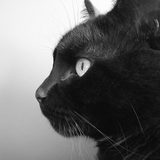
#> input picture data/sample/cat/cat_00.jpg, 160 x 160 px; its folder holds only this picture in this run
$ jupyter execute --allow-errors '猫狗识别.ipynb'   (shell and % lines are left out)
#> lines starting #> are read from the running program, lines starting #| are printed output that depends on the picture
# 猫狗图片分类：用 NumPy 从零实现卷积网络

按顺序运行每一格。你会看到数据长什么样、卷积在算什么、网络怎么学会分类、最后错在哪几张图上。

全部代码只用 NumPy。仓库里放了 16 张真实照片（`data/sample/`，猫狗各 8 张，覆盖毛色、姿态、光照、遮挡等差异），训练数据由程序画出来，不联网、不下载；运行时会顺手把教学图存到 `figures/`。机器上没有 NumPy 也能跑，见 [开始使用.md](开始使用.md)。

[cell 1]
# ============ 第 0 步：检查环境 ============
import os
import sys
import time

# 这门课的矩阵都很小，BLAS 多线程反倒慢（32 线程 40 秒/轮，单线程 3 秒）。
# 必须在 import numpy 之前设置，所以放在最前面。
os.environ.setdefault("OPENBLAS_NUM_THREADS", "1")
os.environ.setdefault("OMP_NUM_THREADS", "1")
os.environ.setdefault("MKL_NUM_THREADS", "1")

import numpy as np

print("Python:", sys.version.split()[0], "| NumPy:", np.__version__)

try:
    import matplotlib
    if "ipykernel" not in sys.modules:
        matplotlib.use("Agg")          # 非 notebook 环境只画不弹窗
    import matplotlib.pyplot as plt
    HAS_MPL = True
except ImportError:
    HAS_MPL = False

try:
    from PIL import Image
    HAS_PIL = True
except ImportError:
    HAS_PIL = False

IN_JUPYTER = "ipykernel" in sys.modules


# --- 参数 ---
FAST_DEMO = False          # True：64 张图跑 1 个 epoch，两秒验证环境
DATA_MODE = "toy"          # "toy" 程序生成 | "folder" 自己的照片目录
DATA_DIR = "data"
SAMPLE_DIR = os.path.join(DATA_DIR, "sample")   # 仓库里预先放好的 16 张真实照片
FIG_DIR = "figures"                             # 运行时装出来的教学图
IMG_SIZE = 32
N_TRAIN_PER_CLASS = 1000
N_VAL_PER_CLASS = 300
BATCH_SIZE = 64
EPOCHS = 4
LR = 1e-3
SEED = 0

if FAST_DEMO:
    N_TRAIN_PER_CLASS, N_VAL_PER_CLASS, EPOCHS = 64, 32, 1

os.makedirs(DATA_DIR, exist_ok=True)
os.makedirs(FIG_DIR, exist_ok=True)


def show_fig(fig, name=None):
    '''显示在单元格下方；给了 name 就同时存成 figures/<name>.png（教学图）。'''
    if name:
        path = os.path.join(FIG_DIR, name + ".png")
        fig.savefig(path, dpi=120, bbox_inches="tight")
        print("教学图已保存:", path)
    if IN_JUPYTER:
        try:
            from IPython.display import display
            display(fig)
        except Exception:
            pass
    plt.close(fig)


print("数据模式:", DATA_MODE, "| 尺寸: %dx%d" % (IMG_SIZE, IMG_SIZE))
print("照片目录:", SAMPLE_DIR, "| 教学图目录:", FIG_DIR)

---
## 第 1 步 数据

运行这一格，你会得到两千张 32x32 的彩色图，猫和狗各一千张。图是程序画出来的：猫有尖耳朵和横贯的胡须，狗有垂耳和短口鼻。你要做的分类，就是让网络从像素里把这两类差异学出来。

仓库里另外放了 16 张真实照片，在 `data/sample/cat` 与 `data/sample/dog`，都是 160x160 的 JPEG，可以直接用文件管理器点开看。挑这 16 张不是为了好看，是为了让“同一类东西长得能差多远”具体可见：

- 毛色和纹理：全黑的侧脸、黑白花、橘色虎斑、三花、黑色卷毛、哈士奇的脸纹
- 姿态：蜷成一团睡觉、跑起来拉长、只剩一个脑袋的特写
- 光照：夜里曝光不足、雪地背景和毛色几乎一样白、逆光
- 构图与干扰：背景里多一只蜥蜴、两只挤在一格、远处只剩几十个像素

一句话，猫和狗各自能变成什么样子，这 16 张已经摆出来了。网络要学的是“能容忍这些差异”，而不是记住某一张。

有真实照片时，把 `DATA_MODE` 改成 `folder`，照片按 `data/cats_dogs/cat/*.jpg` 与 `data/cats_dogs/dog/*.jpg` 放好。16 张不够训练，几百张起才有意义。

[cell 2]
# ============ 1.2 读取图像目录（可选）============
# [18 lines left out: function load_image_folder, not called in this run]


def make_toy_faces(kind, n, rng, size=IMG_SIZE):
    '''合成简化版"尖耳猫 / 垂耳狗"，仅用于没网时验证流程。'''
#> called with kind = 'cat', n = 1000, size = 32
    yy, xx = np.mgrid[0:size, 0:size].astype(np.float32)

    def tri(a, b, c):
        def side(p, q):
            return (p[0] - q[0]) * (yy - q[1]) - (p[1] - q[1]) * (xx - q[0])

        d1, d2, d3 = side(a, b), side(b, c), side(c, a)
        return ~(((d1 < 0) | (d2 < 0) | (d3 < 0)) & ((d1 > 0) | (d2 > 0) | (d3 > 0)))

    out = np.zeros((n, 3, size, size), np.float32)
    for i in range(n):
        img = rng.normal(0.55, 0.05, (size, size, 3)).astype(np.float32)
        cy, cx = size / 2 + rng.uniform(-1.5, 1.5), size / 2 + rng.uniform(-1.5, 1.5)
        r = rng.uniform(7.0, 8.5)
        color = rng.uniform(0.55, 0.9, 3).astype(np.float32)
        img[((yy - cy) ** 2 + (xx - cx) ** 2) <= r * r] = color
        if kind == "cat":
            for sx in (-1, 1):
                img[tri((cx + sx * r * 0.7, cy - r * 1.15),
                        (cx + sx * r * 0.1, cy - r * 0.5),
                        (cx + sx * r * 1.0, cy - r * 0.3))] = color * 0.85
            for sy in (-2, 0, 2):
                img[int(cy + sy), int(cx - r - 1):int(cx - r + 3)] = 0.95
                img[int(cy + sy), int(cx + r - 2):int(cx + r + 2)] = 0.95
        else:
            for sx in (-1, 1):
                ear = (((xx - (cx + sx * r * 0.95)) / (0.45 * r)) ** 2
                       + ((yy - (cy + r * 0.15)) / (0.95 * r)) ** 2) <= 1
                img[ear] = color * 0.75
            img[((xx - cx) ** 2 + (yy - (cy + r * 0.35)) ** 2) <= (0.22 * r) ** 2] = 0.15
        out[i] = np.clip(img, 0, 1).transpose(2, 0, 1)
    return out


def load_sample_dir(root, size=96):
    '''读取仓库预置的真实照片 root/cat/*.jpg 与 root/dog/*.jpg。

    默认按 96x96 读回来，是为了在网格图里看得清；网络输入仍然是 IMG_SIZE。

    装了 Pillow 就从磁盘读真实文件；没装就按同一套绘图函数现画，保证这一格总能跑。
    返回 (图像, 标签, 来源说明)。
    '''
#> called with root = 'data/sample', size = 96
    if HAS_PIL and os.path.isdir(root):
        xs, ys = [], []
        for label, name in enumerate(("cat", "dog")):
            folder = os.path.join(root, name)
            if not os.path.isdir(folder):
                continue
            for fn in sorted(os.listdir(folder)):
                if not fn.lower().endswith((".jpg", ".jpeg", ".png")):
                    continue
                with Image.open(os.path.join(folder, fn)) as im:
#> im is the input picture: PIL image 160x160 RGB; min 0, max 255, mean 104.2
                    im = im.convert("RGB").resize((size, size), Image.LANCZOS)
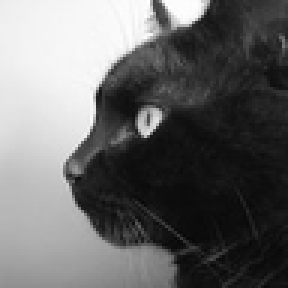
#> im: PIL image 96x96 RGB (shown 3 times larger); min 7, max 255, mean 104.2
                    xs.append(np.asarray(im, dtype=np.float32) / 255.0)
                ys.append(label)
#> pass 2 of the loop in load_sample_dir, `for label, name in enumerate(("cat", "dog")):`:
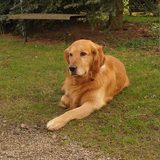
#> input picture data/sample/dog/dog_00.jpg, 160 x 160 px
#> in load_sample_dir, im is the input picture: PIL image 160x160 RGB; mean R, G, B 113.7, 93.5, 48.5
#> in load_sample_dir, `im = im.convert("RGB").resize((size, size), Image.LANCZOS)`:
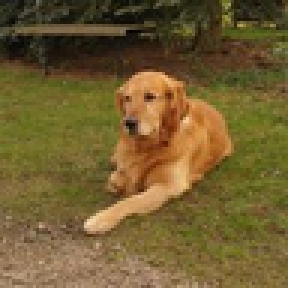
#> im: PIL image 96x96 RGB (shown 3 times larger); mean R, G, B 113.7, 93.5, 48.5
        if xs:
            return (np.stack(xs).transpose(0, 3, 1, 2),
                    np.array(ys, np.int64),
                    root.replace(os.sep, "/") + "（从磁盘读取）")
    rng = np.random.default_rng(SEED + 1)
    xs = np.concatenate([make_toy_faces("cat", 8, rng, size),
                         make_toy_faces("dog", 8, rng, size)])
    return xs, np.repeat([0, 1], 8), "程序现画（没装 Pillow 或样板目录缺失）"

[cell 3]
# ============ 1.3 构造数据 ============
t_start = time.time()

if DATA_MODE == "folder":
    X, y = load_image_folder(os.path.join(DATA_DIR, "cats_dogs"))
    order = np.random.default_rng(SEED).permutation(len(X))
    X, y = X[order], y[order]
    cut = int(len(X) * 0.8)
    Xtr, ytr, Xva, yva = X[:cut], y[:cut], X[cut:], y[cut:]
else:
    rng = np.random.default_rng(SEED)
    Xtr = np.concatenate([make_toy_faces("cat", N_TRAIN_PER_CLASS, rng),
                          make_toy_faces("dog", N_TRAIN_PER_CLASS, rng)])
    ytr = np.repeat([0, 1], N_TRAIN_PER_CLASS)
    Xva = np.concatenate([make_toy_faces("cat", N_VAL_PER_CLASS, rng),
                          make_toy_faces("dog", N_VAL_PER_CLASS, rng)])
    yva = np.repeat([0, 1], N_VAL_PER_CLASS)

print("训练集 X:", Xtr.shape, " y:", ytr.shape)
print("验证集 X:", Xva.shape, " y:", yva.shape)
print("像素范围: %.2f ~ %.2f" % (Xtr.min(), Xtr.max()))
print("训练集 猫 %d 张 狗 %d 张" % ((ytr == 0).sum(), (ytr == 1).sum()))
print("耗时 %.1f 秒" % (time.time() - t_start))

X_snap, y_snap, snap_source = load_sample_dir(SAMPLE_DIR)
#> y_snap = [0, 1]; snap_source = 'data/sample（从磁盘读取）'
print("照片:", X_snap.shape, "来源:", snap_source)
#| 照片: (2, 3, 96, 96) 来源: data/sample（从磁盘读取）
if snap_source.endswith("（从磁盘读取）"):
    print("这 16 张就是 data/sample 里的真实照片，160x160 的 JPEG，可以直接点开看。")
    print("各自的特性写在 data/sample/README.md 里。")

[cell 4]
# ============ 1.4 真实照片（data/sample 里的 16 张）============
if HAS_MPL:
    count = min(len(X_snap), 16)
#> count = 2
    fig, axes = plt.subplots(2, 8, figsize=(17, 4.8))
    for ax, i in zip(axes.ravel(), range(count)):
        ax.imshow(X_snap[i].transpose(1, 2, 0))       # (C,H,W) -> (H,W,C)
        ax.set_title("cat" if y_snap[i] == 0 else "dog", fontsize=9)
        ax.axis("off")
    fig.suptitle("16 real photos from data/sample (displayed at 96x96, network input is 32x32)"
                 if snap_source.endswith("（从磁盘读取）") else "samples (generated on the fly)")
    plt.tight_layout()
    show_fig(fig, "01_samples")
#> in show_fig, `fig.savefig(path, dpi=120, bbox_inches="tight")`:
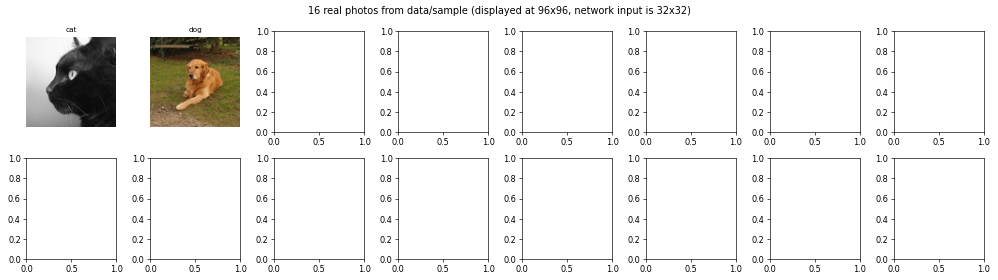
#> figure drawn by matplotlib, 2 panels
else:
    print("照片:", X_snap.shape, "来源:", snap_source, "（装 matplotlib 后可以看到图）")

---
## 第 2 步 预处理

这一步按通道减均值、除标准差，让输入围绕零分布，梯度更稳。均值只从训练集算，验证集沿用同一组数，否则等于提前看了答案。

#> (a cell that did not finish here is left out)

---
## 第 3 步 卷积在算什么

下面用一个固定的卷积核扫过图像，你会看到竖直边缘被点亮。真正训练时，这九个数字由数据决定，不需要人来设计。

[cell 6]
# ============ 3.1 手算一次卷积（不用任何库）============
image = np.array([[0, 0, 1, 1, 0],
                  [0, 1, 1, 0, 0],
                  [1, 1, 0, 0, 0],
                  [1, 1, 0, 0, 0],
                  [0, 1, 1, 1, 0]], dtype=np.float32)

kernel = np.array([[1, 0, -1],
                   [1, 0, -1],
                   [1, 0, -1]], dtype=np.float32)  # 专门找"竖直边缘"

out = np.zeros((3, 3), np.float32)
for i in range(3):
    for j in range(3):
        out[i, j] = (image[i:i + 3, j:j + 3] * kernel).sum()

print("图片：\n", image)
print("\n卷积核：\n", kernel)
print("\n输出特征图：\n", out)
print("\n响应最强处对应原图中由暗到亮的竖直边缘。")
print("卷积核是一组可学习权重，其数值由数据在训练中确定。")

#> (a cell that did not finish here is left out)

---
## 第 4 步 各层实现

你会依次实现 im2col、卷积、最大池化、全连接、交叉熵和 Adam。每一层都写两个方向：前向算出输出并缓存中间量，反向把上游梯度换算成参数梯度和下游梯度。

卷积如果照定义写成四层循环，Python 跑不动。把每个窗口拉平成一行，卷积就变成一次矩阵乘法，速度快两个数量级。

#> (a cell that did not finish here is left out)

[cell 9]
# ============ 4.2 卷积层 ============
def conv_forward(x, w, b, stride=1, pad=0):
    '''x:(N,C,H,W)  w:(K,C,kh,kw)  b:(K,)  ->  out:(N,K,H_out,W_out) + cache'''
    K, C, kh, kw = w.shape
    w_flat = w.reshape(K, -1)
    cols, H_out, W_out = im2col(x, kh, kw, stride, pad)
    out = cols @ w_flat.T + b                    # (N*Ho*Wo, K)
    out = out.reshape(x.shape[0], H_out, W_out, K).transpose(0, 3, 1, 2)
    return out, (cols, x.shape, w.shape, w_flat, stride, pad)


# [11 lines left out: function conv_backward, not called in this run]


# 自测
_x = np.random.default_rng(1).normal(size=(2, 3, 8, 8)).astype(np.float32)
_w = np.random.default_rng(2).normal(size=(4, 3, 3, 3)).astype(np.float32) * 0.1
_b = np.zeros(4, np.float32)
#> (the rest of this cell did not finish here and is left out)

[cell 10]
# ============ 4.3 最大池化（把 2x2 压成 1 个数，只保留最大的）============
def maxpool_forward(x, size=2):
    N, C, H, W = x.shape
    assert H % size == 0 and W % size == 0, "本课里 32/2/2 都能整除"
    H_out, W_out = H // size, W // size
    blocks = x.reshape(N, C, H_out, size, W_out, size).transpose(0, 1, 2, 4, 3, 5)
    blocks = blocks.reshape(N, C, H_out, W_out, size * size)
    idx = blocks.argmax(axis=-1)                 # 记住最大值是窗口里第几个
    out = np.take_along_axis(blocks, idx[..., None], axis=-1)[..., 0]
    return out, (idx, x.shape, size)


def maxpool_backward(dout, cache):
    idx, x_shape, size = cache
    N, C, H, W = x_shape
    H_out, W_out = H // size, W // size
    dblocks = np.zeros((N, C, H_out, W_out, size * size), dtype=dout.dtype)
    np.put_along_axis(dblocks, idx[..., None], dout[..., None], axis=-1)
    dx = dblocks.reshape(N, C, H_out, W_out, size, size).transpose(0, 1, 2, 4, 3, 5)
    return dx.reshape(N, C, H, W)


_x = np.random.default_rng(3).normal(size=(2, 3, 8, 8)).astype(np.float32)
_p, _pc = maxpool_forward(_x, 2)
print("池化:", _x.shape, "->", _p.shape)
print("反传:", maxpool_backward(np.ones_like(_p), _pc).shape)
print("池化不改变通道数，只把空间尺寸减半")

[cell 11]
# ============ 4.4 全连接层 + 交叉熵损失 ============
def softmax_cross_entropy(logits, y):
    '''logits:(N,K)  y:(N,) 整数标签 -> (loss, dlogits)

    先减最大值再 exp，防止数值溢出（这是一个很常见的面试题）。
    '''
    z = logits - logits.max(axis=1, keepdims=True)
    exp = np.exp(z)
    probs = exp / exp.sum(axis=1, keepdims=True)
    n = len(y)
    loss = -np.log(probs[np.arange(n), y] + 1e-12).mean()
    dlogits = probs.copy()
    dlogits[np.arange(n), y] -= 1.0              # 这个简洁的梯度是 softmax+CE 的经典结果
    return loss, dlogits / n


_logits = np.array([[2.0, 0.5], [0.1, 1.2]], np.float32)
_y = np.array([0, 1])
_loss, _dl = softmax_cross_entropy(_logits, _y)
print("loss = %.4f（完全预测对的极限是 0）" % _loss)
print("dlogits =\n", np.round(_dl, 4))
print("两行元素之和为零，这是 softmax 与交叉熵复合后的性质")

[cell 12]
# ============ 4.5 Adam 优化器（比 SGD 好用得多）============
class Adam:
    '''一阶动量 + 二阶动量，能自动调整每个参数的学习率。'''

    # [15 lines left out: functions __init__, step, not called in this run]


print("Adam 实现完成。")

---
## 第 5 步 网络与梯度检验

下面搭好的网络约十三万参数。运行后会先做形状自检，再做梯度检验：给某个参数加一个极小增量，看损失的变化率与反向传播算出的梯度是否一致。两者数量级不同，就说明反向传播写错了。

个别参数出现千分之一量级的偏差属正常，因为 ReLU 和最大池化在零点不可导。

[cell 13]
# ============ 5.1 网络本体 ============
class SmallCNN:
    def __init__(self, seed=0):
        rng = np.random.default_rng(seed)
        # He 初始化：方差 2/fan_in，配合 ReLU 效果好
        self.p = {
            "w1": rng.normal(0, np.sqrt(2 / (3 * 9)), (8, 3, 3, 3)).astype(np.float32),
            "b1": np.zeros(8, np.float32),
            "w2": rng.normal(0, np.sqrt(2 / (8 * 9)), (16, 8, 3, 3)).astype(np.float32),
            "b2": np.zeros(16, np.float32),
            "w3": rng.normal(0, np.sqrt(2 / 1024), (1024, 128)).astype(np.float32),
            "b3": np.zeros(128, np.float32),
            "w4": rng.normal(0, np.sqrt(2 / 128), (128, 2)).astype(np.float32),
            "b4": np.zeros(2, np.float32),
        }

    def forward(self, x):
        c1, self._k1 = conv_forward(x, self.p["w1"], self.p["b1"], pad=1)
        r1 = np.maximum(c1, 0)
        p1, self._k2 = maxpool_forward(r1, 2)
        c2, self._k3 = conv_forward(p1, self.p["w2"], self.p["b2"], pad=1)
        r2 = np.maximum(c2, 0)
        p2, self._k4 = maxpool_forward(r2, 2)
        flat = p2.reshape(len(p2), -1)
        h = flat @ self.p["w3"] + self.p["b3"]
        rh = np.maximum(h, 0)
        logits = rh @ self.p["w4"] + self.p["b4"]
        self._cache = (c1, c2, p2, flat, h, rh)   # 反向传播要用的中间结果
        return logits

    def loss_and_grad(self, x, y):
        '''前向 + 反向，返回 (loss, 参数字典的梯度, logits)'''
        logits = self.forward(x)
        loss, dlogits = softmax_cross_entropy(logits, y)
        c1, c2, p2, flat, h, rh = self._cache

        g = {}
        g["w4"] = rh.T @ dlogits                  # 全连接层梯度
        g["b4"] = dlogits.sum(axis=0)
        dh = (dlogits @ self.p["w4"].T) * (h > 0)  # ReLU 的导数：正数处为 1
        g["w3"] = flat.T @ dh
        g["b3"] = dh.sum(axis=0)

        dp2 = (dh @ self.p["w3"].T).reshape(p2.shape)
        dr2 = maxpool_backward(dp2, self._k4) * (c2 > 0)
        dp1, g["w2"], g["b2"] = conv_backward(dr2, self._k3)
        dr1 = maxpool_backward(dp1, self._k2) * (c1 > 0)
        _, g["w1"], g["b1"] = conv_backward(dr1, self._k1)
        return loss, g, logits

    def n_params(self):
        return sum(v.size for v in self.p.values())


model = SmallCNN(SEED)
print("参数总量：%d（约 %.1f 万）" % (model.n_params(), model.n_params() / 1e4))
for k, v in model.p.items():
    print("  %-3s %-16s %d 个" % (k, str(v.shape), v.size))

[cell 14]
# ============ 5.2 形状自检：喂一个 batch 看输出对不对 ============
_xb, _yb = Xtr[:BATCH_SIZE], ytr[:BATCH_SIZE]
#> (the rest of this cell did not finish here and is left out)

print("输入:", _xb.shape, "-> 输出:", _logits.shape, "（每张图 2 个分数）")
_loss, _g, _ = model.loss_and_grad(_xb, _yb)
print("初始 loss: %.4f（二分类随机猜是 ln2 = 0.693）" % _loss)
print("梯度键:", sorted(_g.keys()))
print("每个梯度的形状都应与参数一致:", all(_g[k].shape == model.p[k].shape for k in _g))

[cell 15]
# ============ 6.1 数值梯度 vs 反向传播 ============
# [8 lines left out: function numeric_grad, not called in this run]


def biggest_index(g):
    '''挑梯度最大的位置来检查，比随便挑一个更有意义'''
    return np.unravel_index(int(np.abs(g).argmax()), g.shape)


model = SmallCNN(SEED)
# 用 float64 做检查：float32 的舍入误差会掩盖真正的实现错误
model.p = {k: v.astype(np.float64) for k, v in model.p.items()}
xb, yb = Xtr[:4].astype(np.float64), ytr[:4]
#> (the rest of this cell did not finish here and is left out)



def loss_fn():
    return model.loss_and_grad(xb, yb)[0]


print("loss = %.6f" % loss)
print("%-18s %15s %15s %10s" % ("参数(梯度最大处)", "数值梯度", "解析梯度", "相对误差"))
print("-" * 62)
worst = 0.0
for name in ("w1", "w2", "w3", "w4", "b1", "b4"):
    idx = biggest_index(grads[name])
    num = numeric_grad(loss_fn, model.p[name], idx)
    ana = grads[name][idx]
    rel = abs(num - ana) / max(1e-12, abs(num) + abs(ana))
    worst = max(worst, rel)
    print("%-18s %15.8f %15.8f %10.2e" % ("%s%s" % (name, idx), num, ana, rel))

print("\n最大相对误差 %.2e" % worst)
if worst < 1e-2:
    print("误差与解析梯度同量级。")
    print("个别参数偏差在千分之一量级属正常，原因是 ReLU 与最大池化在零点附近不可导。")
else:
    print("误差超出正常范围，检查对应层的反向传播，重点看转置、填充与累加顺序。")

---
## 第 6 步 训练

训练循环只有三步：取一个批次，算出损失和梯度，更新参数。你会看到每个 epoch 的损失和准确率。

#> (a cell that did not finish here is left out)

[cell 17]
# ============ 7.2 训练（CPU 上也只要几分钟）============
model = SmallCNN(SEED)
